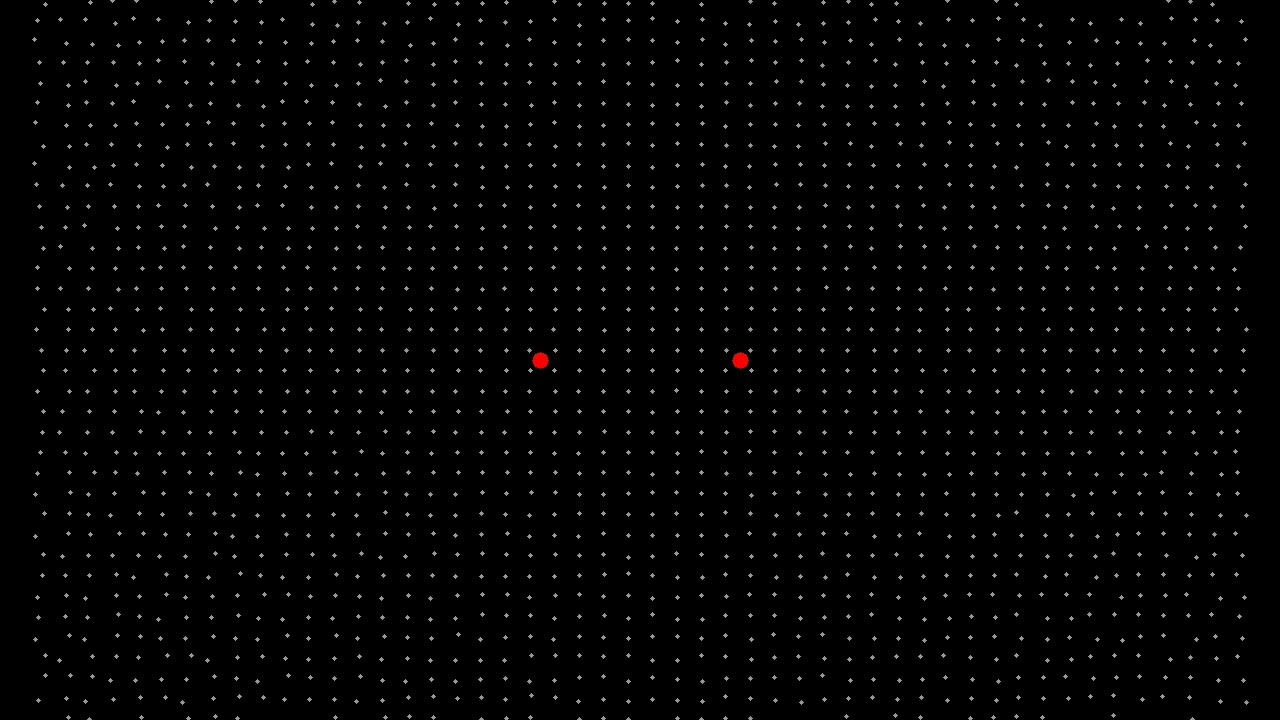
#> input picture test_data/dummy_image.jpg, 1280 x 720 px
$ python main_lab.py ../test_data/dummy_image.jpg
#> lines starting #> are read from the running program, lines starting #| are printed output that depends on the picture; after the words box and inside, x2 and y2 are one past the last pixel; in counts of white or black regions, pixels touching at a corner belong together
import json
import os
import sys
import time
import cv2
import numpy as np

# The temporal-confirmation state machine is pipeline-agnostic, so we reuse
# main.py's class rather than duplicate it. Keeps both paths in lockstep.
# Wrapped because consumers that only want detect() (e.g. the API server)
# import this module from a different sys.path where `main` is not visible.
try:
    from main import TemporalLock
except ImportError:
    TemporalLock = None


# Known-good values. calibration.json overrides any of these; if it is missing
# the tool must still work, so these are kept current with what actually works
# rather than left at loose initial guesses.
DEFAULTS = {
    # Detection colour mask: LAB space. OpenCV uint8 LAB ranges are:
    # L (0-255), a (0-255, 128 is neutral), b (0-255, 128 is neutral).
    # Magenta/Rose target: prominent positive 'a' (red/magenta).
    "tgt_L_lo": 80,  "tgt_L_hi": 255,
    "tgt_a_lo": 145, "tgt_a_hi": 255,
    "tgt_b_lo": 110, "tgt_b_hi": 170,
    "kernel": 9,
    "min_area": 80,
    # circularity is only a fallback shape gate for contours too small to fit
    # an ellipse; the main gate is ellipticity (tilt-invariant -- a circle at
    # any viewing angle is still a clean ellipse).
    "circularity": 0.4,
    "ellipticity_min": 0.80,
    "ellipticity_max": 1.25,
    # aspect only rejects extreme slivers; 0.25 still allows a very steeply
    # tilted (~75 deg, foreshortened) circular target.
    "aspect": 0.25,
    "solidity": 0.8,
    # Per-frame adaptation: derive L_lo from the frame's own histogram so
    # the mask tracks ambient brightness instead of relying on fixed floors.
    "adapt_floors": 1,
    # Depth-gated size check (lighting-invariant). A real target must have an
    # apparent pixel size consistent with a physical diameter in this range.
    # Target is 5-30 cm; tolerance band widened to absorb depth/contour noise.
    "min_diameter_m": 0.015,
    "max_diameter_m": 0.6,
    # Temporal lock: once a target is found, prefer candidates within this many
    # pixels of last frame's centroid so the box does not flicker between
    # similar-looking objects.
    "track_radius": 120,
    # Wet target (blue/grey fallback): low 'b', relatively neutral 'a'.
    # Used only to help DETECT wet targets in the colour mask.
    "wet_L_lo": 80,  "wet_L_hi": 255,
    "wet_a_lo": 110, "wet_a_hi": 150,
    "wet_b_lo": 0,   "wet_b_hi": 115,
    # Wet/dry classification. A dry pixel sits on the warm side of LAB
    # neutral (a >= dry_a_lo), is not strongly blue (b >= dry_b_lo), and is at
    # least about as red as it is yellow (a >= b - dry_a_minus_b). That last
    # condition is what separates a real rose pixel from a warm-light-on-grey
    # pixel that would otherwise look "dry" by raw a/b alone.
    "dry_a_lo": 128,
    "dry_b_lo": 115,
    "dry_a_minus_b": 0,
    # Minimum chroma (distance from neutral in a/b) for a pixel to count as
    # carrying the dye. Without this a near-neutral pixel under a warm light
    # passes the a/b box and gets called "dry" even though it is just grey.
    # Set high enough to reject your live wet target (whose centre measures
    # chroma ~6) and low enough to keep ordinary indoor dry rose targets
    # (chroma 10+).
    "dry_chroma_min": 8.0,
    "dry_hue_frac": 0.5,
}


def load_calibration():
    # Looks for a calibration_lab.json first, falls back to calibration.json if not found,
    # but uses the LAB DEFAULTS.
    path = os.path.join(os.path.dirname(os.path.abspath(__file__)), "calibration_lab.json")
    if not os.path.exists(path):
        return dict(DEFAULTS)
    with open(path) as f:
        loaded = json.load(f)
    calib = dict(DEFAULTS)
    calib.update(loaded)
    return calib


def depth_size_ok(depth_m, fx, calib, cx, cy, area):
    """Reject blobs whose apparent size is inconsistent with the target's
    real-world diameter at the measured distance. Lighting-invariant.

    depth_m is a metric float32 depth array (or None). Returns
    (ok, distance, real_diameter_m). If depth is unavailable the check passes
    (ok=True) so the pipeline degrades to color+shape only.
    """
    if depth_m is None or not fx:
        return True, None, None
    dist = median_depth(depth_m, cx, cy)
    if dist is None or dist <= 0:
        return True, None, None
    # Equivalent-circle radius of the blob, projected to metres at this depth.
    radius_px = (area / np.pi) ** 0.5
    real_diameter = 2.0 * radius_px * dist / fx
    ok = calib["min_diameter_m"] <= real_diameter <= calib["max_diameter_m"]
    return ok, dist, real_diameter


def _collect_candidates(contours, calib, depth_m, fx, verbose):
    """Filter contours down to plausible targets by shape, size and depth."""
    candidates = []
    for cnt in contours:
        area = cv2.contourArea(cnt)
        if area < calib["min_area"]:
            continue
        perim = cv2.arcLength(cnt, True)
        if perim == 0:
            continue
        circ = 4 * np.pi * area / (perim * perim)
        x, y, w, h = cv2.boundingRect(cnt)   # axis-aligned bbox, for drawing
        # Aspect from the minimum-area (rotated) rectangle.
        (rw, rh) = cv2.minAreaRect(cnt)[1]
        aspect = min(rw, rh) / max(rw, rh) if max(rw, rh) else 0
        # Shape gate: ellipse-fit quality, not raw circularity. A round target
        # viewed at an angle foreshortens into an ELLIPSE -- still a clean
        # ellipse, so ellipticity stays ~1.0 at any tilt where circularity
        # would collapse. ellipticity = blob area / best-fit-ellipse area.
        if len(cnt) >= 5:
            (erw, erh) = cv2.fitEllipse(cnt)[1]
            ell_area = np.pi * (erw / 2.0) * (erh / 2.0)
            ellipticity = area / ell_area if ell_area else 0.0
            if not (calib["ellipticity_min"] <= ellipticity
                    <= calib["ellipticity_max"]):
                continue
        else:
            ellipticity = 0.0
            if circ < calib["circularity"]:
                continue
        if aspect < calib["aspect"]:
            continue
        hull = cv2.convexHull(cnt)
        hull_area = cv2.contourArea(hull)
        solidity = area / hull_area if hull_area else 0
        if solidity < calib["solidity"]:
            continue
        # Depth-gated size check: reject blobs whose apparent size is
        # inconsistent with a 5-30 cm target at the measured distance.
        M = cv2.moments(cnt)
        if M["m00"] <= 0:
            continue
        cx, cy = int(M["m10"] / M["m00"]), int(M["m01"] / M["m00"])
        size_ok, dist, real_d = depth_size_ok(depth_m, fx, calib, cx, cy, area)
        if not size_ok:
            if verbose:
                print(f"rejected by depth size gate: real_diam={real_d:.2f} m "
                      f"at {dist:.2f} m")
            continue
        candidates.append({
            "cnt": cnt, "area": area, "circularity": circ, "aspect": aspect,
            "ellipticity": ellipticity,
            "solidity": solidity, "bbox": (x, y, w, h), "centroid": (cx, cy),
            "distance": dist, "real_diameter": real_d,
        })
    return candidates


def _is_plausible_target(lab, contour, calib):
    """Veto candidates whose interior cannot plausibly be ANY kind of target.

    A target paper is rose/magenta (dry dye -> positive a), blue (wet ->
    low b), or near-neutral grey (washed-out wet -> a and b near 128).
    A region dominantly green / yellow / strongly warm is not a target no
    matter how circular -- this catches bogus shape matches on busy scenes
    where the LAB mask alone is too permissive.
    """
    region = np.zeros(lab.shape[:2], np.uint8)
    cv2.drawContours(region, [contour], -1, 255, thickness=cv2.FILLED)
    pix = lab[region > 0]
    if len(pix) == 0:
        return False
    a, b = pix[:, 1].astype(int), pix[:, 2].astype(int)
    rose = (a >= 130) & (b <= 160)
    blue = b <= 115
    grey = (np.abs(a - 128) <= 8) & (np.abs(b - 128) <= 8)
    plausible = rose | blue | grey
    return float(plausible.mean()) >= calib.get("plausibility_min", 0.5)


def _merge_candidates(primary, extra):
    """Append `extra` candidates that are not duplicates of a `primary` one.

    Two candidates are the same target when their centroids are closer than
    half the primary blob's equivalent-circle radius. Primary (colour-mask)
    candidates are kept in preference to edge-fallback ones.
    """
    merged = list(primary)
    for e in extra:
        ex, ey = e["centroid"]
        dup = False
        for p in primary:
            px, py = p["centroid"]
            r = 0.5 * (p["area"] / np.pi) ** 0.5
            if (ex - px) ** 2 + (ey - py) ** 2 <= r * r:
                dup = True
                break
        if not dup:
            merged.append(e)
    return merged


def classify_wetness(lab, contour, calib):
    """Label a detected target 'wet' or 'dry'.

    A dry target shows its vivid rose/magenta dye; a wet one has either gone
    blue or lost the dye and reads as grey/washed-out under whatever ambient
    light it is sitting in.

    A pixel counts as carrying the dye when ALL of:
      - a >= dry_a_lo: it is on the warm/red side of LAB neutral.
      - b >= dry_b_lo: it is NOT strongly blue (rules out the wet/blue case).
      - a >= b - dry_a_minus_b: it is at least about as red as it is yellow.
        A warm-light-on-grey pixel leans yellow so b ends up above a.
      - chroma (a,b distance from neutral) >= dry_chroma_min: the pixel
        actually carries enough colour to be a dye signal, not just lighting
        noise on a near-grey paper.

    Returns (label, dry_fraction).
    """
    region = np.zeros(lab.shape[:2], np.uint8)
    cv2.drawContours(region, [contour], -1, 255, thickness=cv2.FILLED)
    pix = lab[region > 0]
    if len(pix) == 0:
        return "wet", 0.0
    a = pix[:, 1].astype(int)
    b = pix[:, 2].astype(int)
    chroma = np.sqrt((a - 128) ** 2 + (b - 128) ** 2)
    dry = ((a >= calib["dry_a_lo"]) &
           (b >= calib["dry_b_lo"]) &
           (a >= b - calib["dry_a_minus_b"]) &
           (chroma >= calib["dry_chroma_min"]))
    frac = float(np.count_nonzero(dry)) / len(pix)
    return ("dry" if frac >= calib["dry_hue_frac"] else "wet"), frac


def annotate_target(frame, stats):
    """Draw the target outline, centroid and wet/dry label onto frame."""
    cnt = stats["cnt"]
    if len(cnt) >= 5:
        cv2.ellipse(frame, cv2.fitEllipse(cnt), (0, 255, 0), 2)
    else:
        x, y, w, h = stats["bbox"]
        cv2.rectangle(frame, (x, y), (x + w, y + h), (0, 255, 0), 2)
    if stats.get("centroid"):
        cv2.circle(frame, stats["centroid"], 4, (255, 0, 0), -1)
    wetness = stats.get("wetness", "")
    bx, by = stats["bbox"][0], stats["bbox"][1]
    wet_color = (255, 80, 0) if wetness == "wet" else (0, 200, 0)
    cv2.putText(frame, wetness.upper(), (bx, max(22, by - 10)),
                cv2.FONT_HERSHEY_SIMPLEX, 0.9, wet_color, 2)


def detect(frame, calib, verbose=False, depth_frame=None, fx=None,
           prev_centroid=None, draw=True, depth_m=None):
    blurred = cv2.GaussianBlur(frame, (5, 5), 0)
    lab = cv2.cvtColor(blurred, cv2.COLOR_BGR2LAB)

    # Convert the RealSense depth frame to a metric float32 array once, so the
    # depth size gate can slice it instead of calling get_distance per pixel.
    # Callers running detection off-thread may pass depth_m directly, since
    # pyrealsense2 frame objects are not safe to share across threads.
    if depth_m is None and depth_frame is not None:
        depth_m = (np.asanyarray(depth_frame.get_data()).astype(np.float32)
                   * depth_frame.get_units())

    # Lightness floors. With adapt_floors on, derive them from this
    # frame's own histogram. Never raise them above the calibrated values.
    L_lo = calib["tgt_L_lo"]
    wet_L_lo = calib["wet_L_lo"]
    if calib.get("adapt_floors", 0):
        ambient_L = np.percentile(lab[:, :, 0], 30)
        L_lo = int(min(L_lo, ambient_L))
        wet_L_lo = int(min(wet_L_lo, ambient_L))

    m_tgt = cv2.inRange(lab,
                        np.array([L_lo, calib["tgt_a_lo"], calib["tgt_b_lo"]]),
                        np.array([calib["tgt_L_hi"], calib["tgt_a_hi"], calib["tgt_b_hi"]]))

    m_wet = cv2.inRange(lab,
                        np.array([wet_L_lo, calib["wet_a_lo"], calib["wet_b_lo"]]),
                        np.array([calib["wet_L_hi"], calib["wet_a_hi"], calib["wet_b_hi"]]))

    mask = cv2.bitwise_or(m_tgt, m_wet)

    k = max(1, int(calib["kernel"]) | 1)
    kernel = np.ones((k, k), np.uint8)
    solid = cv2.morphologyEx(mask, cv2.MORPH_CLOSE, kernel)
    solid = cv2.morphologyEx(solid, cv2.MORPH_OPEN, kernel)

    # Mask-coverage sanity guard. When the LAB mask paints most of the frame
    # (typical of a low-saturation webcam scene), any "contour" is meaningless
    # -- skip the colour path and rely on the stricter edge fallback alone.
    # The displayed mask is blanked so the debug view reflects this.
    mask_coverage = float((solid > 0).mean())
    if mask_coverage > calib.get("mask_coverage_max", 0.4):
        if verbose:
            print(f"LAB mask too permissive ({mask_coverage:.0%} of frame); "
                  f"skipping colour candidates")
        contours = []
        solid = np.zeros_like(solid)
        cv2.putText(solid, "MASK SUPPRESSED", (10, 30),
                    cv2.FONT_HERSHEY_SIMPLEX, 0.7, 255, 2)
    else:
        contours, _ = cv2.findContours(solid, cv2.RETR_EXTERNAL,
                                       cv2.CHAIN_APPROX_SIMPLE)
    # Shape + depth filter, then a target-colour plausibility veto so a
    # circular non-target (round bright object, head, etc.) is rejected.
    candidates = _collect_candidates(contours, calib, depth_m, fx, verbose)
    candidates = [c for c in candidates if _is_plausible_target(lab, c["cnt"], calib)]

    # Always also run edge-based detection. The colour mask misses
    # low-saturation (grey) targets, and finding a colour false positive must
    # not stop us seeing a real grey target in the same frame. Edge detection
    # picks up more clutter, so edge candidates are held to tighter limits.
    gray = cv2.cvtColor(blurred, cv2.COLOR_BGR2GRAY)
    # Low Canny thresholds: a low-contrast target edge fades further at angle.
    # (50,150) leaves gaps; (30,90) keeps the loop closed.
    edges = cv2.Canny(gray, 30, 90)
    edges = cv2.dilate(edges, kernel)
    edges = cv2.morphologyEx(edges, cv2.MORPH_CLOSE, kernel)
    # RETR_LIST: the target's edge loop is often connected to card/background
    # edges, so its outer boundary is a giant blob -- but the target interior
    # is still an enclosed hole, which RETR_LIST returns as its own contour.
    sc, _ = cv2.findContours(edges, cv2.RETR_LIST, cv2.CHAIN_APPROX_SIMPLE)
    strict = dict(calib)
    strict["ellipticity_min"] = max(calib["ellipticity_min"], 0.85)
    strict["ellipticity_max"] = min(calib["ellipticity_max"], 1.18)
    strict["solidity"] = max(calib["solidity"], 0.93)
    strict["min_area"] = max(calib["min_area"], 6000)
    edge_candidates = _collect_candidates(sc, strict, depth_m, fx, verbose)
    edge_candidates = [c for c in edge_candidates
                       if _is_plausible_target(lab, c["cnt"], calib)]

    # Merge: keep all colour candidates, add edge candidates that are not
    # duplicates of one. The displayed mask is the COLOUR mask alone -- ORing
    # the edges in floods the debug view with white on busy scenes.
    candidates = _merge_candidates(candidates, edge_candidates)
    if verbose and edge_candidates:
        print(f"edge fallback contributed {len(edge_candidates)} candidate(s)")

    # Pick the target. Rank on how cleanly the blob matches an ellipse
    # (tilt-invariant, unlike circularity), then on area, so a background blob
    # cannot win just by being bigger.
    best_stats = None
    if candidates:
        pool = candidates
        if prev_centroid is not None:
            px, py = prev_centroid
            gated = [c for c in candidates
                     if (c["centroid"][0] - px) ** 2 + (c["centroid"][1] - py) ** 2
                     <= calib["track_radius"] ** 2]
            if gated:
                pool = gated
        best_stats = max(pool, key=lambda c: (-abs(c["ellipticity"] - 1.0),
                                              c["area"]))
    best = best_stats["cnt"] if best_stats else None

    if best is not None:
        M = cv2.moments(best)
        if M["m00"] > 0:
            cx, cy = int(M["m10"] / M["m00"]), int(M["m01"] / M["m00"])
            best_stats["centroid"] = (cx, cy)
        # Wet vs dry: does the target still show its rose/magenta dye?
        wetness, dry_frac = classify_wetness(lab, best, calib)
        best_stats["wetness"] = wetness
        best_stats["dry_fraction"] = dry_frac
        if draw:
            annotate_target(frame, best_stats)
        if verbose:
            print(f"detected: area={best_stats['area']:.0f} "
                  f"ellipticity={best_stats['ellipticity']:.2f} "
                  f"aspect={best_stats['aspect']:.2f} "
                  f"solidity={best_stats['solidity']:.2f} "
                  f"centroid={best_stats.get('centroid')} "
                  f"wetness={wetness} (dry_frac={dry_frac:.2f})")
    elif verbose:
        print("no detection")

    return frame, solid, best_stats


# [91 lines left out: functions median_depth, run_realsense, not called in this run]


def main():
    raw = sys.argv[1:]
    verbose = "--verbose" in raw
    use_realsense = "--realsense" in raw
    raw = [a for a in raw if a != "--realsense"]

    cam_index = 0
    if "--cam" in raw:
        i = raw.index("--cam")
        cam_index = int(raw[i + 1])
        raw = raw[:i] + raw[i + 2:]

    args = [a for a in raw if a != "--verbose"]
    calib = load_calibration()
#> (reads od_bridge2/calibration_lab.json from the repository)

    if use_realsense:
        run_realsense(calib, verbose=verbose)
        return

    if args:
        img = cv2.imread(args[0])
#> img is the input picture: shape (720, 1280, 3); mean B, G, R 3.9, 3.9, 4
        if img is None:
            print(f"Could not read {args[0]}")
            sys.exit(1)
        h, w = img.shape[:2]
        scale = min(1.0, 900 / max(h, w))
        if scale < 1.0:
            img = cv2.resize(img, (int(w * scale), int(h * scale)))
#> img: shape (506, 900, 3)
        annotated, mask, _ = detect(img, calib, verbose=True)
#> in detect, `ambient_L = np.percentile(lab[:, :, 0], 30)`: ambient_L = 0
#> in detect, `m_tgt = cv2.inRange(lab, np.array([L_lo, calib["tgt_a_lo"], calib["tgt..`:
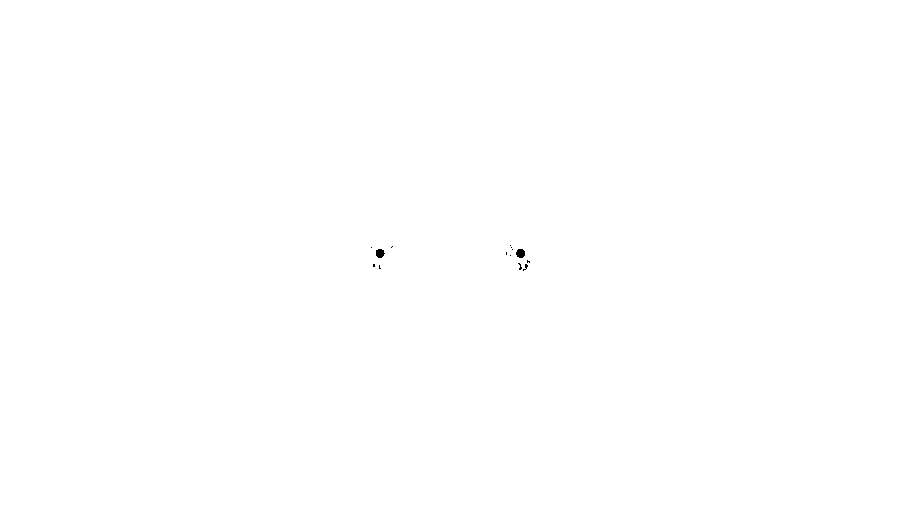
#> m_tgt: shape (506, 900); 100% white; 14 black regions (12 under 20 px), largest, box (x1, y1, x2, y2) and area: (516, 249, 525, 258) 66, (376, 249, 385, 258) 63
#> in detect, `mask_coverage = float((solid > 0).mean())`: mask_coverage = 1
#| LAB mask too permissive (100% of frame); skipping colour candidates
#> in detect, `cv2.putText(solid, "MASK SUPPRESSED", (10, 30), cv2.FONT_HERSHEY_SIMPL..`:
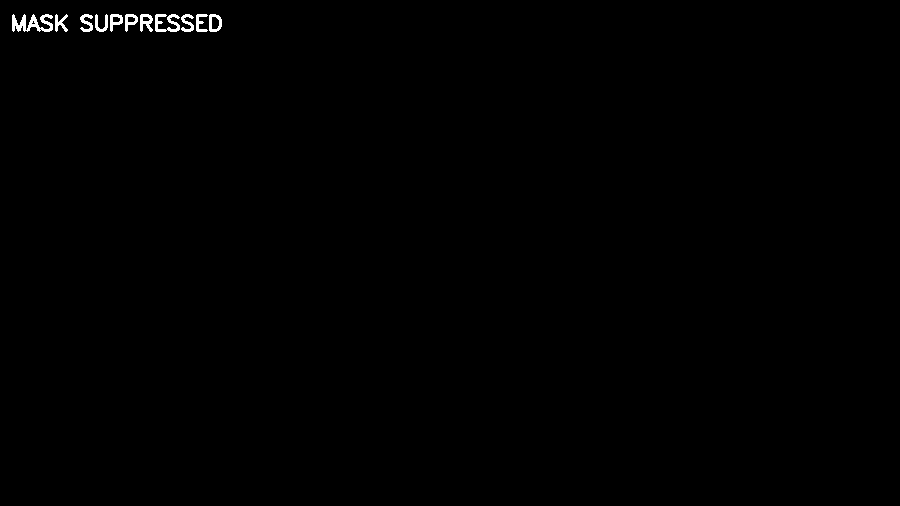
#> solid: shape (506, 900); 0.38% white; 11 white regions, largest, box (x1, y1, x2, y2) and area: (12, 14, 53, 32) 401, (155, 14, 180, 32) 239, (140, 14, 153, 32) 143
#> in detect, `candidates = [c for c in candidates if _is_plausible_target(lab, c["cn..`: candidates = []
#> in detect, `edges = cv2.Canny(gray, 30, 90)`:
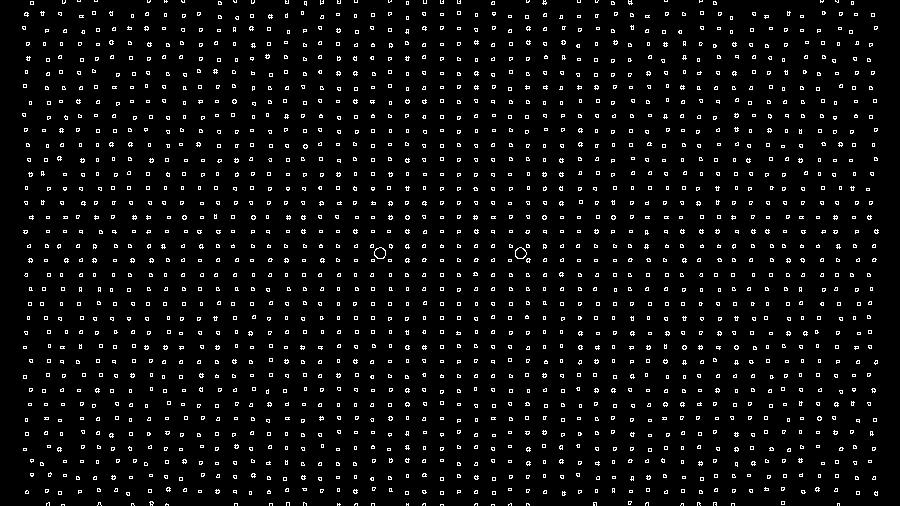
#> edges: shape (506, 900); 4.6% white in thin lines or dots
#> (the rest of the program and of its run is left out)
